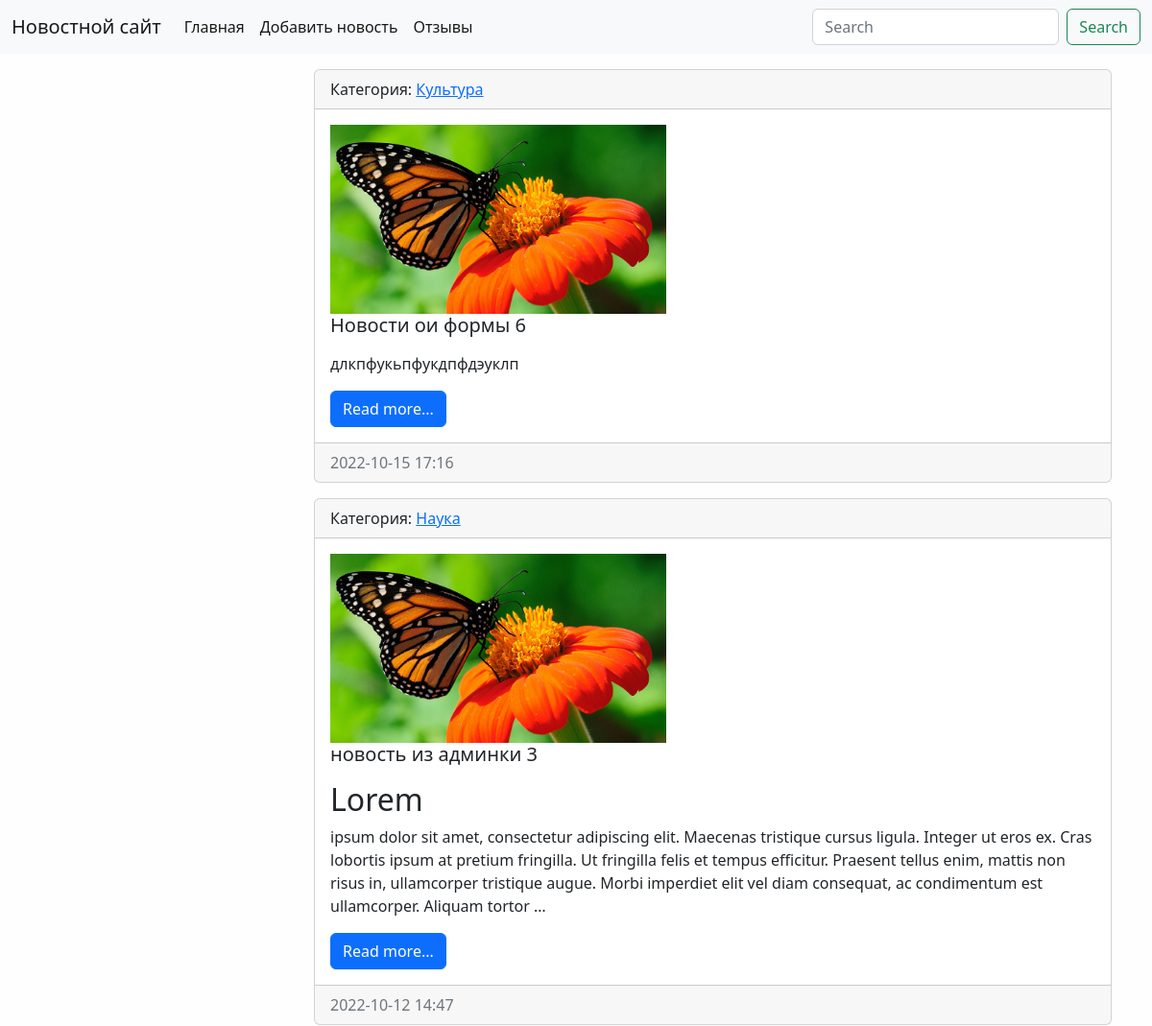
Before: / (upper part) with the older database file.
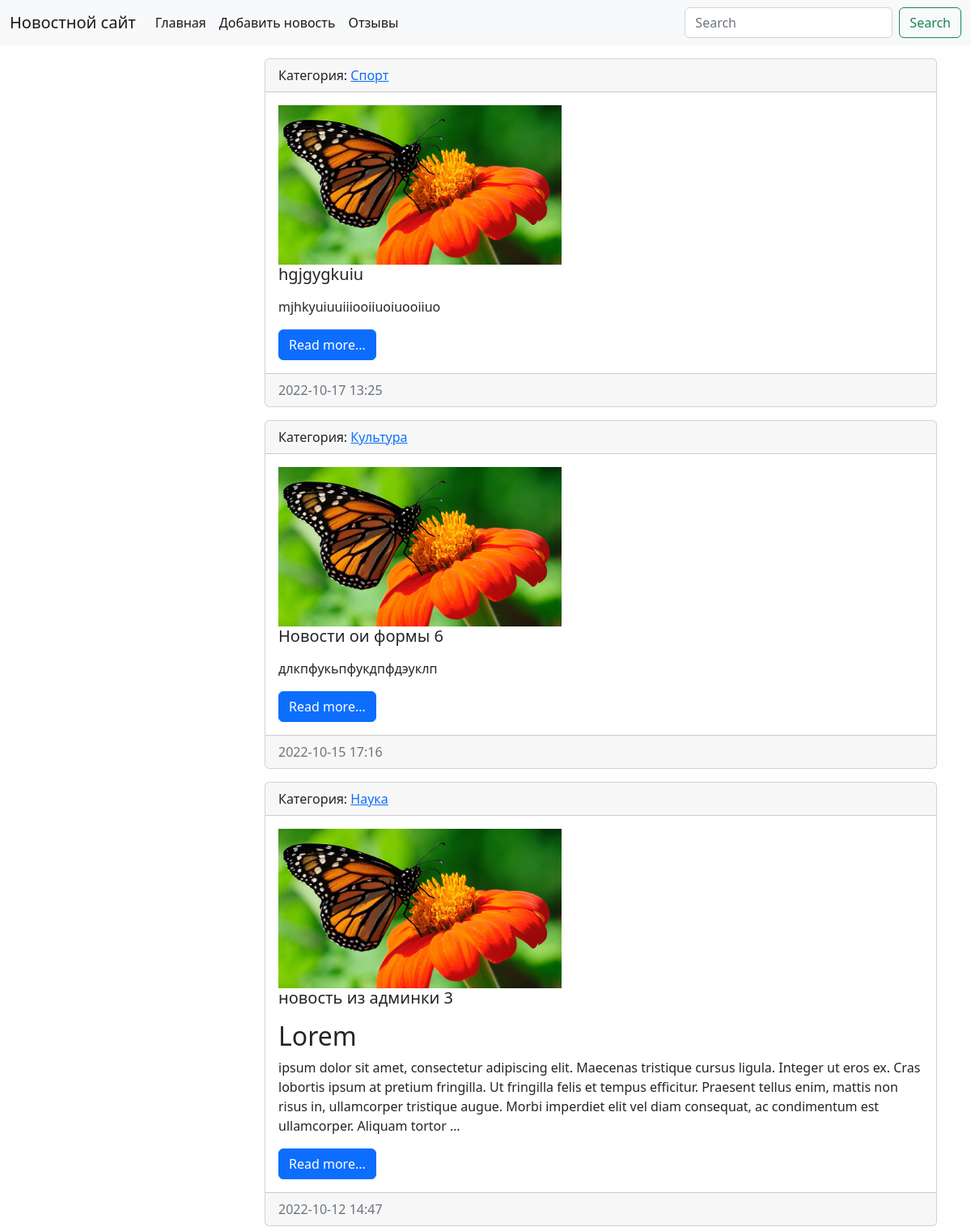
After: the same page with the newer database file.
### news/models.py (models this page shows, shortened)
class News(models.Model):
    title = models.CharField(max_length=150, verbose_name='Наименование')
    content = models.TextField(blank=True, verbose_name='Контент')  # blank - не обязательно к заполнению
    created_at = models.DateTimeField(auto_now_add=True, verbose_name='Дата публикации')
    updated_at = models.DateTimeField(auto_now=True, verbose_name='Обновлено')
    photo = models.ImageField(upload_to='photos/%Y/%m/%d/', verbose_name='Фото', blank=True)
    is_published = models.BooleanField(default=True, verbose_name='Опубликовано')
    category = models.ForeignKey('Category', on_delete=models.PROTECT, null=True, blank=True,
                                 verbose_name='Категория')
    views = models.IntegerField(default=0) # кол-во просмотров
    def get_absolute_url(self):
        return reverse('view_news', kwargs={"pk": self.pk})
    class Meta:
        verbose_name = 'Новость'  # ед число
        verbose_name_plural = 'Новости'  # мн число
        ordering = ['-created_at']  # sort

class Category(models.Model):
    title = models.CharField(max_length=150, db_index=True,
                             verbose_name='Наименование категории')  # db_index индексирует поле
    def get_absolute_url(self):
        return reverse('category', kwargs={"category_id": self.pk})
    def __str__(self):
        return self.title
    class Meta:
        verbose_name = 'Категория'  # ед число
        verbose_name_plural = 'Категории'  # мн число
        ordering = ['title']  # sort

### news/views.py (the view)
# urls.py: path('', HomeNews.as_view(), name='home'), # вызываем класс из viev
class HomeNews(ListView):
    model = News # получаем данные из таблицы новостей
    template_name = 'news/home_news_list.html'
    context_object_name = 'news'
    def get_context_data(self, *, object_list=None, **kwargs):
        context = super(HomeNews, self).get_context_data(**kwargs)
        context['title'] = 'Главная страница'
        return context
    def get_queryset(self): # фильтр, показывает только публикованные
        return News.objects.filter(is_published=True)

### news/templates/news/home_news_list.html (shortened to what this page needs)
{% extends 'base.html' %}
{% block content %}
{% for item in news %}
<div class="card mb-3">
    <div class="card-header">
        Категория: <a href="{{ item.category.get_absolute_url }}">{{item.category }}</a>
    </div>
    <div class="card-body">
        <div class="media">
            {% if item.photo %}
            <img src="{{ item.photo.url }}" alt="" width="350" class="mr-3">
            {% else %}
            <img src="\media\photos\2022\10\05\7._Бабочка.jpg" alt="" width="350" class="mr-3">
            {% endif %}
            <div class="media-body">
                <h5 class="card-title">{{ item.title }}</h5>
                <p class="card-text">{{ item.content|safe|linebreaks|truncatewords:50 }}</p>
                <a href="{{ item.get_absolute_url }}" class="btn btn-primary">Read more...</a>
            </div>
        </div>
    </div>
    <div class="card-footer text-muted">
        {{ item.created_at|date:"Y-m-d H:i" }}
    </div>
</div>
{% endfor %}
{% endblock %}

Changed rows visible on the page:
added News: category "Спорт", title "hgjgygkuiu", content "mjhkyuiuuiiiooiiuoiuooiiuo", created_at "2022-10-17 13:25"
